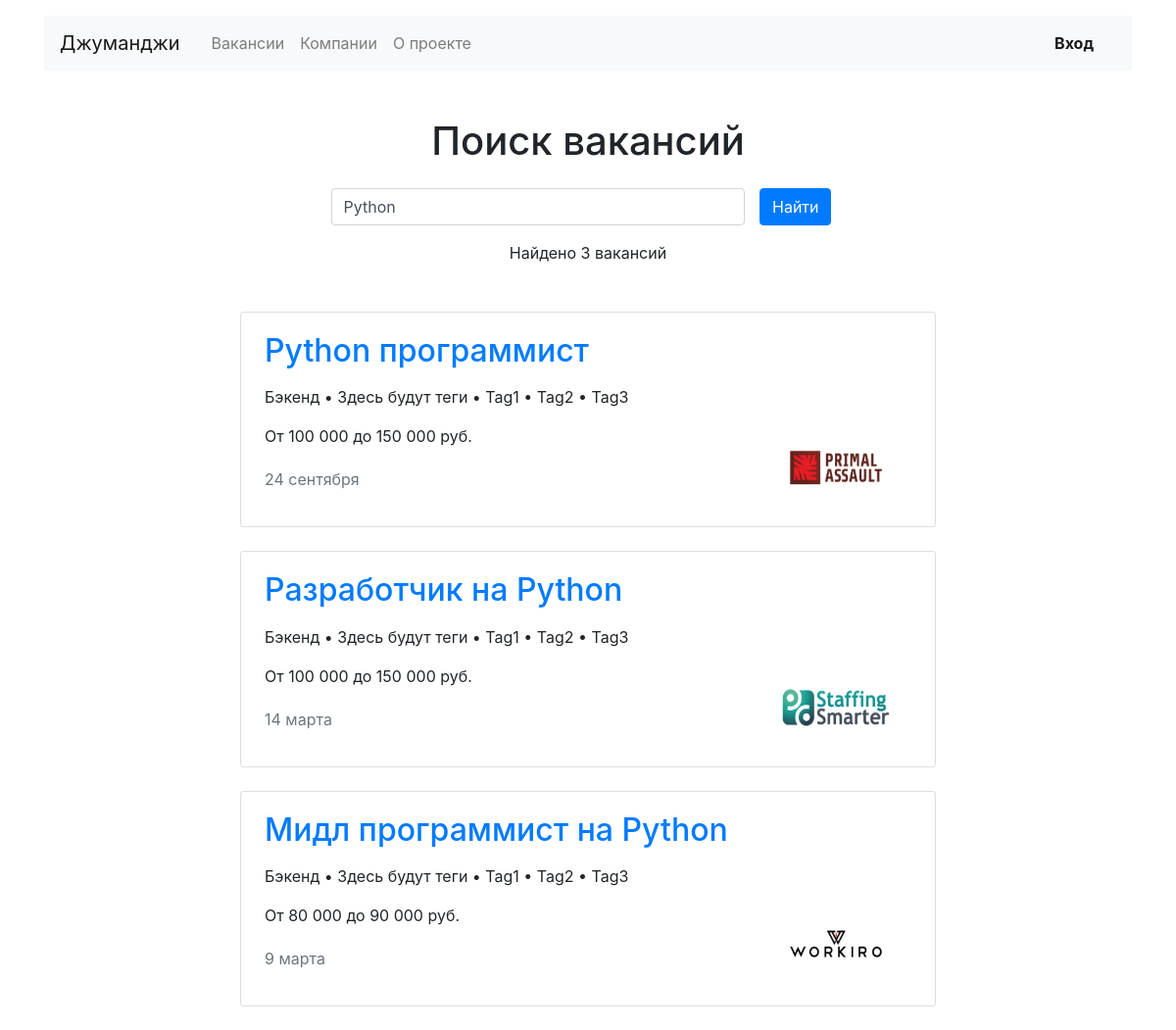
Screenshot of /search/?s=Python with the database file from the repository.
### app_vacancies/models.py (models this page shows, shortened)
class Vacancy(models.Model):
    title = models.CharField(max_length=100, default='')
    specialty = models.ForeignKey(Specialty, on_delete=models.CASCADE, related_name="vacancies", null=True)
    company = models.ForeignKey(Company, on_delete=models.CASCADE, related_name="vacancies", null=True)
    skills = models.CharField(max_length=100, default='')
    description = models.TextField(default='')
    salary_min = models.IntegerField(default=0)
    salary_max = models.IntegerField(default=0)
    published_at = models.DateField(null=True)
    class Meta:
        ordering = ['-published_at']

class Specialty(models.Model):
    code = models.CharField(max_length=30)
    title = models.CharField(max_length=30)
    picture = models.ImageField(upload_to=MEDIA_SPECIALITY_IMAGE_DIR,
                                height_field='height_field', width_field='width_field')
    height_field = models.PositiveIntegerField(default=0)
    width_field = models.PositiveIntegerField(default=0)

class Company(models.Model):
    name = models.CharField(max_length=64)
    location = models.CharField(max_length=64)
    logo = models.ImageField(upload_to=MEDIA_COMPANY_IMAGE_DIR,
                             height_field='height_field', width_field='width_field')
    height_field = models.PositiveIntegerField(default=0)
    width_field = models.PositiveIntegerField(default=0)
    description = models.TextField(default='')
    employee_count = models.IntegerField(default=0)
    owner = models.ForeignKey(User, on_delete=models.CASCADE, related_name='companies', null=True, blank=True)

### app_vacancies/views.py (the view)
# urls.py: path('search/', SearchView.as_view(), name='search'),
class SearchView(View):
    def get(self, request):
        try:
            query = request.GET['s']
            vacancies = Vacancy.objects.filter(title__contains=query)
            return render(request, 'search.html', context={
                'vacancies': vacancies,
                'query': query
            })
        except MultiValueDictKeyError:
            raise Http404

### app_vacancies/templatetags/format.py (called while the page is built)
@register.filter()
def format_int(value):
    if value:
        return '{0:,}'.format(value).replace(',', ' ')
    else:
        return value

### templates/search.html (shortened to what this page needs)
{% extends 'base.html' %}
{% block container %}
  <main class="container mt-3">
    <section>
        <h1 class="h1 text-center mt-5 mb-4">Поиск вакансий</h1>
        <div class="row">
            <div class="col-12 col-md-8 col-lg-6 offset-lg-3 offset-md-2">
            <form class="form-inline mb-3">
            <div class="form-group col-8 col-md-10 pl-0">
              <input class="form-control w-100" type="search" name="s" value="{{ query }}" placeholder="Найти работу или стажировку" aria-label="Найти работу или стажировку">
            </div>
            <div class="form-group col-4 col-md-2 pl-0">
              <button class="btn btn-primary w-100" type="submit">Найти</button>
            </div>
          </form>
            </div>
        </div>
          <p class="text-center">{% if vacancies|length == 0 %}Нет вакансий{% else %}Найдено {{ vacancies|length }} вакансий{% endif %} </p>
      <div class="row mt-5">
        <div class="col-12 col-lg-8 offset-lg-2 m-auto">
            {% for vacancy in vacancies %}
          <div class="card mb-4">
            <div class="card-body px-4">
              <div class="row">
                <div class="col-12 col-md-8 col-lg-9">
                    <a href="{% url 'vacancies_details'  vacancy.id %}"><h2 class="h2 pb-2">{{ vacancy.title }}</h2></a>
                    <p>{{ vacancy.specialty.title }} • Здесь будут теги • Tag1 • Tag2 • Tag3</p>
                  {% load format %}<p>От {{ vacancy.salary_min|format_int }} до {{ vacancy.salary_max|format_int }} руб.</p>
                  <p class="text-muted pt-1">{% load i18n %}{% language 'ru' %}{{ vacancy.published_at|date:"j E" }}{% endlanguage %}</p>
                </div>
                <div class="col-12 col-md-4 col-lg-3 d-flex align-items-end">
                  <a href="{% url 'companies_details' vacancy.company_id %}"><img src="{% if vacancy.company.logo %}{{ vacancy.company.logo.url }}{% endif %}" width="130" height="80" alt=""></a>
                </div>
              </div>
            </div>
          </div>
            {% endfor %}
        </div>
      </div>
    </section>
  </main>
{% endblock %}

### rows the page displays
Vacancy: title "Python программист", specialty "Бэкенд", salary_min "100 000", salary_max "150 000", published_at "24 сентября", company.logo (picture)
Vacancy: title "Разработчик на Python", specialty "Бэкенд", salary_min "100 000", salary_max "150 000", published_at "14 марта", company.logo (picture)
Vacancy: title "Мидл программист на Python", specialty "Бэкенд", salary_min "80 000", salary_max "90 000", published_at "9 марта", company.logo (picture)

### other values shown
{{ vacancies|length }} "3"
